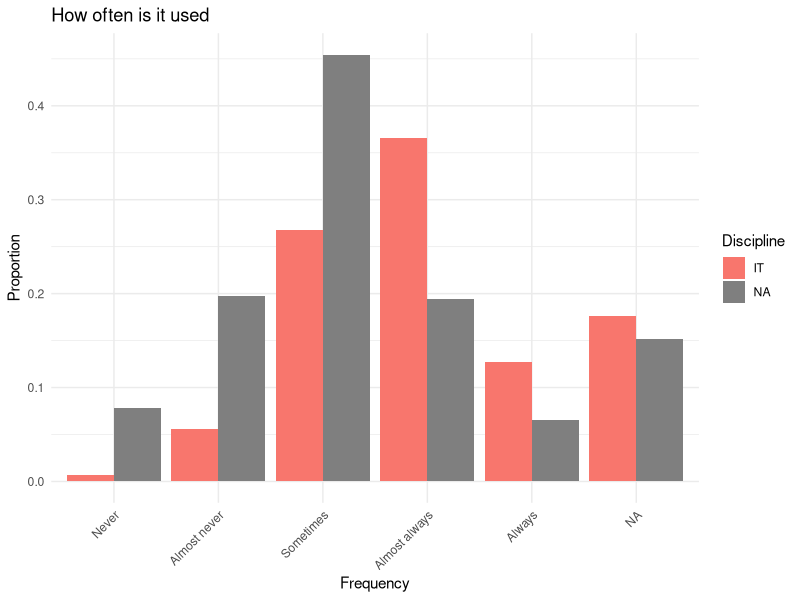

R code for this plot:
## ---- chunk 1
library(ggplot2)
library(dplyr)
library(tidyr)

frecuencias_data <- read.csv("../data/frecuencias.csv", header = TRUE, sep = ";")

porcentajes_data <-  frecuencias_data %>% group_by(Disciplina,Frecuencia) %>%
  summarise(Número = n()) %>%
  mutate(Proporción = Número / sum(Número))
porcentajes_data$Disciplina <- factor(porcentajes_data$Disciplina,
                                      levels = c("FFL",
                                                 "TIC",
                                                 "Otras")
                                      )
porcentajes_data$Discipline <- recode(porcentajes_data$Disciplina,
                                        "FFL" = "Languages",
                                        "TIC" = "IT",
                                        "Otras" = "Others"
                                        )
porcentajes_data$Frecuencia <- factor(porcentajes_data$Frecuencia,
                                      levels = c("Nunca", "Casi nunca", "A veces", "Casi siempre", "Siempre"))
porcentajes_data$Frequency <- recode(porcentajes_data$Frecuencia,
                                      "Nunca" = "Never",
                                      "Casi nunca" = "Almost never",
                                      "A veces" = "Sometimes",
                                      "Casi siempre" = "Almost always",
                                      "Siempre" = "Always"
                                      )
ggplot(porcentajes_data, aes(x=Frequency, fill=Discipline, y = Proporción)) +
  geom_bar( stat="identity", position="dodge") +
  labs(title="How often is it used", x="Frequency", y="Proportion") +
  theme_minimal() +
  theme(axis.text.x = element_text(angle = 45, hjust = 1))

## ---- chunk 2
library(knitr)
library(kableExtra)

porcentajes_data$Likert <- recode(porcentajes_data$Frecuencia,
                                      "Nunca" = 0,
                                      "Casi nunca" = 1,
                                      "A veces" = 2,
                                      "Casi siempre" = 3,
                                      "Siempre" = 4
                                      )

promedio_data <- porcentajes_data %>% group_by(Discipline) %>%
    summarise(Average = sum(Likert * Número) / sum(Número),
              SD = sqrt( sum( Número * (Likert - (sum(Likert * Número) / sum(Número)))^2 ) / sum(Número) )
              )

write.csv(promedio_data, file = "../data/frecuencias-promedio-likert.csv", row.names = FALSE)
